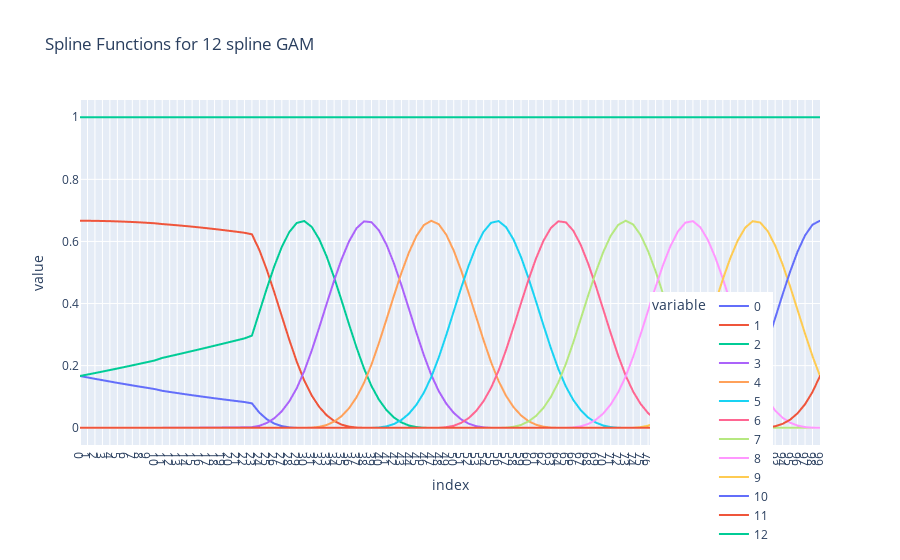

Source (notebook cell):
### Code cell
plot = px.scatter(data_frame=matrix,
                  x= matrix.index,
                  y= matrix.columns,
                 title=f'Spline Functions for {splines} spline GAM')

for i in plot.data:
    i.update(mode='lines')

plot.update_layout(xaxis={'dtick':1},showlegend=True,
                   legend=dict(
                                orientation="h",
                                yanchor="bottom",
                                xanchor="right",x=.52,y=-.3))
#plot.update_yaxes(range=[0,500])
report = dp.View(df, dp.Text("My Dataframe"))
plot

### Figure 1 — Plotly figure (JSON) as saved in the notebook; plotly's stock layout.template omitted (floating-point values rounded to 4 significant figures)
{"data": [{"hovertemplate": "variable=0<br>index=%{x}<br>value=%{y}<extra></extra>", "legendgroup": "0", "marker": {"color": "#636efa", "symbol": "circle"}, "mode": "lines", "name": "0", "showlegend": true, "type": "scattergl", "x": [0, 1, 2, 3, 4, 5, 6, 7, 8, 9, 10, 11, 12, 13, 14, 15, 16, 17, 18, 19, 20, 21, 22, 23, 24, 25, 26, 27, 28, 29, 30, 31, 32, 33, 34, 35, 36, 37, 38, 39, 40, 41, 42, 43, 44, 45, 46, 47, 48, 49, 50, 51, 52, 53, 54, 55, 56, 57, 58, 59, 60, 61, 62, 63, 64, 65, 66, 67, 68, 69, 70, 71, 72, 73, 74, 75, 76, 77, 78, 79, 80, 81, 82, 83, 84, 85, 86, 87, 88, 89, 90, 91, 92, 93, 94, 95, 96, 97, 98, 99], "xaxis": "x", "y": [0.1667, 0.1621, 0.1576, 0.1532, 0.1489, 0.1446, 0.1405, 0.1364, 0.1324, 0.1284, 0.1246, 0.119, 0.1153, 0.1118, 0.1082, 0.1048, 0.1015, 0.09818, 0.09497, 0.09183, 0.08876, 0.08576, 0.08283, 0.07856, 0.04851, 0.02731, 0.01341, 0.00527, 0.001348, 0.0001031, 0, 0, 0, 0, 0, 0, 0, 0, 0, 0, 0, 0, 0, 0, 0, 0, 0, 0, 0, 0, 0, 0, 0, 0, 0, 0, 0, 0, 0, 0, 0, 0, 0, 0, 0, 0, 0, 0, 0, 0, 0, 0, 0, 0, 0, 0, 0, 0, 0, 0, 0, 0, 0, 0, 0, 0, 0, 0, 0, 0, 0, 0, 0, 0, 0, 0, 0, 0, 0, 0], "yaxis": "y"}, {"hovertemplate": "variable=1<br>index=%{x}<br>value=%{y}<extra></extra>", "legendgroup": "1", "marker": {"color": "#EF553B", "symbol": "circle"}, "mode": "lines", "name": "1", "showlegend": true, "type": "scattergl", "x": [0, 1, 2, 3, 4, 5, 6, 7, 8, 9, 10, 11, 12, 13, 14, 15, 16, 17, 18, 19, 20, 21, 22, 23, 24, 25, 26, 27, 28, 29, 30, 31, 32, 33, 34, 35, 36, 37, 38, 39, 40, 41, 42, 43, 44, 45, 46, 47, 48, 49, 50, 51, 52, 53, 54, 55, 56, 57, 58, 59, 60, 61, 62, 63, 64, 65, 66, 67, 68, 69, 70, 71, 72, 73, 74, 75, 76, 77, 78, 79, 80, 81, 82, 83, 84, 85, 86, 87, 88, 89, 90, 91, 92, 93, 94, 95, 96, 97, 98, 99], "xaxis": "x", "y": [0.6667, 0.6666, 0.6663, 0.6659, 0.6653, 0.6646, 0.6637, 0.6626, 0.6614, 0.66, 0.6585, 0.656, 0.6541, 0.6521, 0.6499, 0.6476, 0.6452, 0.6426, 0.6399, 0.6371, 0.6342, 0.6311, 0.6279, 0.6229, 0.5721, 0.5081, 0.4355, 0.359, 0.2831, 0.2126, 0.152, 0.1039, 0.06718, 0.04034, 0.02181, 0.01005, 0.003531, 0.000698, 1.589e-05, 0, 0, 0, 0, 0, 0, 0, 0, 0, 0, 0, 0, 0, 0, 0, 0, 0, 0, 0, 0, 0, 0, 0, 0, 0, 0, 0, 0, 0, 0, 0, 0, 0, 0, 0, 0, 0, 0, 0, 0, 0, 0, 0, 0, 0, 0, 0, 0, 0, 0, 0, 0, 0, 0, 0, 0, 0, 0, 0, 0, 0], "yaxis": "y"}, {"hovertemplate": "variable=2<br>index=%{x}<br>value=%{y}<extra></extra>", "legendgroup": "2", "marker": {"color": "#00cc96", "symbol": "circle"}, "mode": "lines", "name": "2", "showlegend": true, "type": "scattergl", "x": [0, 1, 2, 3, 4, 5, 6, 7, 8, 9, 10, 11, 12, 13, 14, 15, 16, 17, 18, 19, 20, 21, 22, 23, 24, 25, 26, 27, 28, 29, 30, 31, 32, 33, 34, 35, 36, 37, 38, 39, 40, 41, 42, 43, 44, 45, 46, 47, 48, 49, 50, 51, 52, 53, 54, 55, 56, 57, 58, 59, 60, 61, 62, 63, 64, 65, 66, 67, 68, 69, 70, 71, 72, 73, 74, 75, 76, 77, 78, 79, 80, 81, 82, 83, 84, 85, 86, 87, 88, 89, 90, 91, 92, 93, 94, 95, 96, 97, 98, 99], "xaxis": "x", "y": [0.1667, 0.1713, 0.1761, 0.1809, 0.1858, 0.1908, 0.1958, 0.201, 0.2062, 0.2114, 0.2167, 0.2248, 0.2303, 0.2358, 0.2414, 0.2471, 0.2527, 0.2585, 0.2643, 0.2701, 0.2759, 0.2818, 0.2877, 0.2967, 0.373, 0.4491, 0.5205, 0.5825, 0.6304, 0.6597, 0.6658, 0.647, 0.6073, 0.5514, 0.484, 0.4095, 0.3327, 0.2582, 0.1905, 0.1341, 0.09012, 0.05697, 0.03314, 0.0171, 0.007311, 0.002223, 0.0003001, 3.896e-08, 0, 0, 0, 0, 0, 0, 0, 0, 0, 0, 0, 0, 0, 0, 0, 0, 0, 0, 0, 0, 0, 0, 0, 0, 0, 0, 0, 0, 0, 0, 0, 0, 0, 0, 0, 0, 0, 0, 0, 0, 0, 0, 0, 0, 0, 0, 0, 0, 0, 0, 0, 0], "yaxis": "y"}, {"hovertemplate": "variable=3<br>index=%{x}<br>value=%{y}<extra></extra>", "legendgroup": "3", "marker": {"color": "#ab63fa", "symbol": "circle"}, "mode": "lines", "name": "3", "showlegend": true, "type": "scattergl", "x": [0, 1, 2, 3, 4, 5, 6, 7, 8, 9, 10, 11, 12, 13, 14, 15, 16, 17, 18, 19, 20, 21, 22, 23, 24, 25, 26, 27, 28, 29, 30, 31, 32, 33, 34, 35, 36, 37, 38, 39, 40, 41, 42, 43, 44, 45, 46, 47, 48, 49, 50, 51, 52, 53, 54, 55, 56, 57, 58, 59, 60, 61, 62, 63, 64, 65, 66, 67, 68, 69, 70, 71, 72, 73, 74, 75, 76, 77, 78, 79, 80, 81, 82, 83, 84, 85, 86, 87, 88, 89, 90, 91, 92, 93, 94, 95, 96, 97, 98, 99], "xaxis": "x", "y": [0, 1.315e-07, 1.052e-06, 3.55e-06, 8.415e-06, 1.644e-05, 2.84e-05, 4.51e-05, 6.732e-05, 9.586e-05, 0.0001315, 0.0002, 0.0002568, 0.0003235, 0.0004009, 0.0004897, 0.0005907, 0.0007047, 0.0008326, 0.000975, 0.001133, 0.001307, 0.001498, 0.001818, 0.006394, 0.01547, 0.03059, 0.05328, 0.0851, 0.1276, 0.1823, 0.2486, 0.3225, 0.3993, 0.4743, 0.543, 0.6007, 0.6428, 0.6646, 0.662, 0.6355, 0.5898, 0.5294, 0.459, 0.3833, 0.3067, 0.234, 0.1698, 0.1178, 0.07763, 0.04784, 0.02685, 0.01313, 0.005118, 0.001287, 9.235e-05, 0, 0, 0, 0, 0, 0, 0, 0, 0, 0, 0, 0, 0, 0, 0, 0, 0, 0, 0, 0, 0, 0, 0, 0, 0, 0, 0, 0, 0, 0, 0, 0, 0, 0, 0, 0, 0, 0, 0, 0, 0, 0, 0, 0], "yaxis": "y"}, {"hovertemplate": "variable=4<br>index=%{x}<br>value=%{y}<extra></extra>", "legendgroup": "4", "marker": {"color": "#FFA15A", "symbol": "circle"}, "mode": "lines", "name": "4", "showlegend": true, "type": "scattergl", "x": [0, 1, 2, 3, 4, 5, 6, 7, 8, 9, 10, 11, 12, 13, 14, 15, 16, 17, 18, 19, 20, 21, 22, 23, 24, 25, 26, 27, 28, 29, 30, 31, 32, 33, 34, 35, 36, 37, 38, 39, 40, 41, 42, 43, 44, 45, 46, 47, 48, 49, 50, 51, 52, 53, 54, 55, 56, 57, 58, 59, 60, 61, 62, 63, 64, 65, 66, 67, 68, 69, 70, 71, 72, 73, 74, 75, 76, 77, 78, 79, 80, 81, 82, 83, 84, 85, 86, 87, 88, 89, 90, 91, 92, 93, 94, 95, 96, 97, 98, 99], "xaxis": "x", "y": [0, 0, 0, 0, 0, 0, 0, 0, 0, 0, 0, 0, 0, 0, 0, 0, 0, 0, 0, 0, 0, 0, 0, 0, 0, 0, 0, 0, 0, 0, 4.631e-06, 0.0005165, 0.002973, 0.008916, 0.01989, 0.03742, 0.06307, 0.09836, 0.1449, 0.2038, 0.2733, 0.3487, 0.4254, 0.4988, 0.5642, 0.6171, 0.6528, 0.6666, 0.6554, 0.6218, 0.5705, 0.5062, 0.4335, 0.3569, 0.2812, 0.2108, 0.1505, 0.1028, 0.06635, 0.03975, 0.02142, 0.00982, 0.003414, 0.0006588, 1.289e-05, 0, 0, 0, 0, 0, 0, 0, 0, 0, 0, 0, 0, 0, 0, 0, 0, 0, 0, 0, 0, 0, 0, 0, 0, 0, 0, 0, 0, 0, 0, 0, 0, 0, 0, 0], "yaxis": "y"}, {"hovertemplate": "variable=5<br>index=%{x}<br>value=%{y}<extra></extra>", "legendgroup": "5", "marker": {"color": "#19d3f3", "symbol": "circle"}, "mode": "lines", "name": "5", "showlegend": true, "type": "scattergl", "x": [0, 1, 2, 3, 4, 5, 6, 7, 8, 9, 10, 11, 12, 13, 14, 15, 16, 17, 18, 19, 20, 21, 22, 23, 24, 25, 26, 27, 28, 29, 30, 31, 32, 33, 34, 35, 36, 37, 38, 39, 40, 41, 42, 43, 44, 45, 46, 47, 48, 49, 50, 51, 52, 53, 54, 55, 56, 57, 58, 59, 60, 61, 62, 63, 64, 65, 66, 67, 68, 69, 70, 71, 72, 73, 74, 75, 76, 77, 78, 79, 80, 81, 82, 83, 84, 85, 86, 87, 88, 89, 90, 91, 92, 93, 94, 95, 96, 97, 98, 99], "xaxis": "x", "y": [0, 0, 0, 0, 0, 0, 0, 0, 0, 0, 0, 0, 0, 0, 0, 0, 0, 0, 0, 0, 0, 0, 0, 0, 0, 0, 0, 0, 0, 0, 0, 0, 0, 0, 0, 0, 0, 0, 0, 5.672e-05, 0.001061, 0.004537, 0.01203, 0.02507, 0.04521, 0.07398, 0.1129, 0.1636, 0.2267, 0.2987, 0.375, 0.4511, 0.5223, 0.584, 0.6315, 0.6602, 0.6656, 0.6462, 0.606, 0.5498, 0.482, 0.4075, 0.3307, 0.2562, 0.1888, 0.1328, 0.0891, 0.05622, 0.03262, 0.01677, 0.007121, 0.002138, 0.0002779, 4.87e-09, 0, 0, 0, 0, 0, 0, 0, 0, 0, 0, 0, 0, 0, 0, 0, 0, 0, 0, 0, 0, 0, 0, 0, 0, 0, 0], "yaxis": "y"}, {"hovertemplate": "variable=6<br>index=%{x}<br>value=%{y}<extra></extra>", "legendgroup": "6", "marker": {"color": "#FF6692", "symbol": "circle"}, "mode": "lines", "name": "6", "showlegend": true, "type": "scattergl", "x": [0, 1, 2, 3, 4, 5, 6, 7, 8, 9, 10, 11, 12, 13, 14, 15, 16, 17, 18, 19, 20, 21, 22, 23, 24, 25, 26, 27, 28, 29, 30, 31, 32, 33, 34, 35, 36, 37, 38, 39, 40, 41, 42, 43, 44, 45, 46, 47, 48, 49, 50, 51, 52, 53, 54, 55, 56, 57, 58, 59, 60, 61, 62, 63, 64, 65, 66, 67, 68, 69, 70, 71, 72, 73, 74, 75, 76, 77, 78, 79, 80, 81, 82, 83, 84, 85, 86, 87, 88, 89, 90, 91, 92, 93, 94, 95, 96, 97, 98, 99], "xaxis": "x", "y": [0, 0, 0, 0, 0, 0, 0, 0, 0, 0, 0, 0, 0, 0, 0, 0, 0, 0, 0, 0, 0, 0, 0, 0, 0, 0, 0, 0, 0, 0, 0, 0, 0, 0, 0, 0, 0, 0, 0, 0, 0, 0, 0, 0, 0, 0, 0, 0, 0.0002179, 0.001895, 0.006571, 0.01579, 0.03109, 0.05401, 0.08609, 0.1289, 0.1839, 0.2505, 0.3246, 0.4013, 0.4763, 0.5447, 0.602, 0.6436, 0.6649, 0.6615, 0.6345, 0.5883, 0.5277, 0.4571, 0.3812, 0.3047, 0.2322, 0.1682, 0.1165, 0.07671, 0.04717, 0.0264, 0.01285, 0.004968, 0.001227, 8.235e-05, 0, 0, 0, 0, 0, 0, 0, 0, 0, 0, 0, 0, 0, 0, 0, 0, 0, 0], "yaxis": "y"}, {"hovertemplate": "variable=7<br>index=%{x}<br>value=%{y}<extra></extra>", "legendgroup": "7", "marker": {"color": "#B6E880", "symbol": "circle"}, "mode": "lines", "name": "7", "showlegend": true, "type": "scattergl", "x": [0, 1, 2, 3, 4, 5, 6, 7, 8, 9, 10, 11, 12, 13, 14, 15, 16, 17, 18, 19, 20, 21, 22, 23, 24, 25, 26, 27, 28, 29, 30, 31, 32, 33, 34, 35, 36, 37, 38, 39, 40, 41, 42, 43, 44, 45, 46, 47, 48, 49, 50, 51, 52, 53, 54, 55, 56, 57, 58, 59, 60, 61, 62, 63, 64, 65, 66, 67, 68, 69, 70, 71, 72, 73, 74, 75, 76, 77, 78, 79, 80, 81, 82, 83, 84, 85, 86, 87, 88, 89, 90, 91, 92, 93, 94, 95, 96, 97, 98, 99], "xaxis": "x", "y": [0, 0, 0, 0, 0, 0, 0, 0, 0, 0, 0, 0, 0, 0, 0, 0, 0, 0, 0, 0, 0, 0, 0, 0, 0, 0, 0, 0, 0, 0, 0, 0, 0, 0, 0, 0, 0, 0, 0, 0, 0, 0, 0, 0, 0, 0, 0, 0, 0, 0, 0, 0, 0, 0, 0, 0, 6.192e-06, 0.0005499, 0.00308, 0.009136, 0.02026, 0.03799, 0.06388, 0.09945, 0.1463, 0.2056, 0.2753, 0.3508, 0.4274, 0.5007, 0.5658, 0.6183, 0.6534, 0.6667, 0.6547, 0.6206, 0.569, 0.5044, 0.4315, 0.3549, 0.2792, 0.2091, 0.1491, 0.1017, 0.06552, 0.03916, 0.02103, 0.009588, 0.0033, 0.000621, 1.029e-05, 0, 0, 0, 0, 0, 0, 0, 0, 0], "yaxis": "y"}, {"hovertemplate": "variable=8<br>index=%{x}<br>value=%{y}<extra></extra>", "legendgroup": "8", "marker": {"color": "#FF97FF", "symbol": "circle"}, "mode": "lines", "name": "8", "showlegend": true, "type": "scattergl", "x": [0, 1, 2, 3, 4, 5, 6, 7, 8, 9, 10, 11, 12, 13, 14, 15, 16, 17, 18, 19, 20, 21, 22, 23, 24, 25, 26, 27, 28, 29, 30, 31, 32, 33, 34, 35, 36, 37, 38, 39, 40, 41, 42, 43, 44, 45, 46, 47, 48, 49, 50, 51, 52, 53, 54, 55, 56, 57, 58, 59, 60, 61, 62, 63, 64, 65, 66, 67, 68, 69, 70, 71, 72, 73, 74, 75, 76, 77, 78, 79, 80, 81, 82, 83, 84, 85, 86, 87, 88, 89, 90, 91, 92, 93, 94, 95, 96, 97, 98, 99], "xaxis": "x", "y": [0, 0, 0, 0, 0, 0, 0, 0, 0, 0, 0, 0, 0, 0, 0, 0, 0, 0, 0, 0, 0, 0, 0, 0, 0, 0, 0, 0, 0, 0, 0, 0, 0, 0, 0, 0, 0, 0, 0, 0, 0, 0, 0, 0, 0, 0, 0, 0, 0, 0, 0, 0, 0, 0, 0, 0, 0, 0, 0, 0, 0, 0, 0, 0, 0, 6.456e-05, 0.001115, 0.004678, 0.0123, 0.02551, 0.04586, 0.07488, 0.1141, 0.1651, 0.2285, 0.3007, 0.3771, 0.4531, 0.5241, 0.5854, 0.6325, 0.6607, 0.6654, 0.6453, 0.6047, 0.5481, 0.4801, 0.4054, 0.3286, 0.2543, 0.1872, 0.1315, 0.08809, 0.05547, 0.0321, 0.01644, 0.006934, 0.002055, 0.0002568, 0], "yaxis": "y"}, {"hovertemplate": "variable=9<br>index=%{x}<br>value=%{y}<extra></extra>", "legendgroup": "9", "marker": {"color": "#FECB52", "symbol": "circle"}, "mode": "lines", "name": "9", "showlegend": true, "type": "scattergl", "x": [0, 1, 2, 3, 4, 5, 6, 7, 8, 9, 10, 11, 12, 13, 14, 15, 16, 17, 18, 19, 20, 21, 22, 23, 24, 25, 26, 27, 28, 29, 30, 31, 32, 33, 34, 35, 36, 37, 38, 39, 40, 41, 42, 43, 44, 45, 46, 47, 48, 49, 50, 51, 52, 53, 54, 55, 56, 57, 58, 59, 60, 61, 62, 63, 64, 65, 66, 67, 68, 69, 70, 71, 72, 73, 74, 75, 76, 77, 78, 79, 80, 81, 82, 83, 84, 85, 86, 87, 88, 89, 90, 91, 92, 93, 94, 95, 96, 97, 98, 99], "xaxis": "x", "y": [0, 0, 0, 0, 0, 0, 0, 0, 0, 0, 0, 0, 0, 0, 0, 0, 0, 0, 0, 0, 0, 0, 0, 0, 0, 0, 0, 0, 0, 0, 0, 0, 0, 0, 0, 0, 0, 0, 0, 0, 0, 0, 0, 0, 0, 0, 0, 0, 0, 0, 0, 0, 0, 0, 0, 0, 0, 0, 0, 0, 0, 0, 0, 0, 0, 0, 0, 0, 0, 0, 0, 0, 0, 0, 0.0002368, 0.001973, 0.006751, 0.01611, 0.03159, 0.05474, 0.08709, 0.1302, 0.1855, 0.2524, 0.3266, 0.4034, 0.4782, 0.5464, 0.6034, 0.6445, 0.6651, 0.6611, 0.6335, 0.5869, 0.5259, 0.4551, 0.3792, 0.3027, 0.2303, 0.1667], "yaxis": "y"}, {"hovertemplate": "variable=10<br>index=%{x}<br>value=%{y}<extra></extra>", "legendgroup": "10", "marker": {"color": "#636efa", "symbol": "circle"}, "mode": "lines", "name": "10", "showlegend": true, "type": "scattergl", "x": [0, 1, 2, 3, 4, 5, 6, 7, 8, 9, 10, 11, 12, 13, 14, 15, 16, 17, 18, 19, 20, 21, 22, 23, 24, 25, 26, 27, 28, 29, 30, 31, 32, 33, 34, 35, 36, 37, 38, 39, 40, 41, 42, 43, 44, 45, 46, 47, 48, 49, 50, 51, 52, 53, 54, 55, 56, 57, 58, 59, 60, 61, 62, 63, 64, 65, 66, 67, 68, 69, 70, 71, 72, 73, 74, 75, 76, 77, 78, 79, 80, 81, 82, 83, 84, 85, 86, 87, 88, 89, 90, 91, 92, 93, 94, 95, 96, 97, 98, 99], "xaxis": "x", "y": [0, 0, 0, 0, 0, 0, 0, 0, 0, 0, 0, 0, 0, 0, 0, 0, 0, 0, 0, 0, 0, 0, 0, 0, 0, 0, 0, 0, 0, 0, 0, 0, 0, 0, 0, 0, 0, 0, 0, 0, 0, 0, 0, 0, 0, 0, 0, 0, 0, 0, 0, 0, 0, 0, 0, 0, 0, 0, 0, 0, 0, 0, 0, 0, 0, 0, 0, 0, 0, 0, 0, 0, 0, 0, 0, 0, 0, 0, 0, 0, 0, 0, 8.07e-06, 0.0005847, 0.003189, 0.00936, 0.02064, 0.03857, 0.06469, 0.1005, 0.1477, 0.2073, 0.2772, 0.3528, 0.4295, 0.5025, 0.5674, 0.6195, 0.6541, 0.6667], "yaxis": "y"}, {"hovertemplate": "variable=11<br>index=%{x}<br>value=%{y}<extra></extra>", "legendgroup": "11", "marker": {"color": "#EF553B", "symbol": "circle"}, "mode": "lines", "name": "11", "showlegend": true, "type": "scattergl", "x": [0, 1, 2, 3, 4, 5, 6, 7, 8, 9, 10, 11, 12, 13, 14, 15, 16, 17, 18, 19, 20, 21, 22, 23, 24, 25, 26, 27, 28, 29, 30, 31, 32, 33, 34, 35, 36, 37, 38, 39, 40, 41, 42, 43, 44, 45, 46, 47, 48, 49, 50, 51, 52, 53, 54, 55, 56, 57, 58, 59, 60, 61, 62, 63, 64, 65, 66, 67, 68, 69, 70, 71, 72, 73, 74, 75, 76, 77, 78, 79, 80, 81, 82, 83, 84, 85, 86, 87, 88, 89, 90, 91, 92, 93, 94, 95, 96, 97, 98, 99], "xaxis": "x", "y": [0, 0, 0, 0, 0, 0, 0, 0, 0, 0, 0, 0, 0, 0, 0, 0, 0, 0, 0, 0, 0, 0, 0, 0, 0, 0, 0, 0, 0, 0, 0, 0, 0, 0, 0, 0, 0, 0, 0, 0, 0, 0, 0, 0, 0, 0, 0, 0, 0, 0, 0, 0, 0, 0, 0, 0, 0, 0, 0, 0, 0, 0, 0, 0, 0, 0, 0, 0, 0, 0, 0, 0, 0, 0, 0, 0, 0, 0, 0, 0, 0, 0, 0, 0, 0, 0, 0, 0, 0, 0, 0, 7.309e-05, 0.00117, 0.004822, 0.01257, 0.02595, 0.04651, 0.07579, 0.1153, 0.1667], "yaxis": "y"}, {"hovertemplate": "variable=12<br>index=%{x}<br>value=%{y}<extra></extra>", "legendgroup": "12", "marker": {"color": "#00cc96", "symbol": "circle"}, "mode": "lines", "name": "12", "showlegend": true, "type": "scattergl", "x": [0, 1, 2, 3, 4, 5, 6, 7, 8, 9, 10, 11, 12, 13, 14, 15, 16, 17, 18, 19, 20, 21, 22, 23, 24, 25, 26, 27, 28, 29, 30, 31, 32, 33, 34, 35, 36, 37, 38, 39, 40, 41, 42, 43, 44, 45, 46, 47, 48, 49, 50, 51, 52, 53, 54, 55, 56, 57, 58, 59, 60, 61, 62, 63, 64, 65, 66, 67, 68, 69, 70, 71, 72, 73, 74, 75, 76, 77, 78, 79, 80, 81, 82, 83, 84, 85, 86, 87, 88, 89, 90, 91, 92, 93, 94, 95, 96, 97, 98, 99], "xaxis": "x", "y": [1, 1, 1, 1, 1, 1, 1, 1, 1, 1, 1, 1, 1, 1, 1, 1, 1, 1, 1, 1, 1, 1, 1, 1, 1, 1, 1, 1, 1, 1, 1, 1, 1, 1, 1, 1, 1, 1, 1, 1, 1, 1, 1, 1, 1, 1, 1, 1, 1, 1, 1, 1, 1, 1, 1, 1, 1, 1, 1, 1, 1, 1, 1, 1, 1, 1, 1, 1, 1, 1, 1, 1, 1, 1, 1, 1, 1, 1, 1, 1, 1, 1, 1, 1, 1, 1, 1, 1, 1, 1, 1, 1, 1, 1, 1, 1, 1, 1, 1, 1], "yaxis": "y"}], "layout": {"legend": {"orientation": "h", "title": {"text": "variable"}, "tracegroupgap": 0, "x": 0.52, "xanchor": "right", "y": -0.3, "yanchor": "bottom"}, "showlegend": true, "title": {"text": "Spline Functions for 12 spline GAM"}, "xaxis": {"anchor": "y", "domain": [0, 1], "dtick": 1, "title": {"text": "index"}}, "yaxis": {"anchor": "x", "domain": [0, 1], "title": {"text": "value"}}}}
